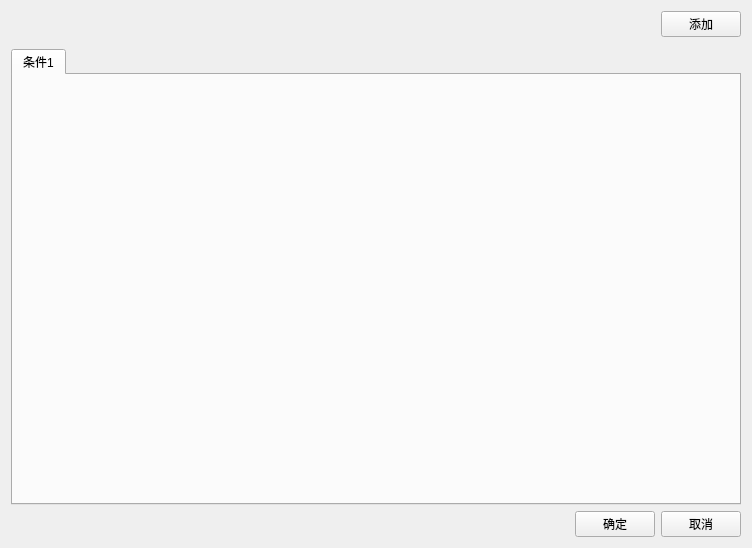
<?xml version="1.0" encoding="UTF-8"?>
<ui version="4.0">
 <class>ConditionWidget</class>
 <widget class="QWidget" name="ConditionWidget">
  <property name="geometry">
   <rect>
    <x>0</x>
    <y>0</y>
    <width>752</width>
    <height>548</height>
   </rect>
  </property>
  <property name="windowTitle">
   <string>Form</string>
  </property>
  <layout class="QGridLayout" name="gridLayout">
   <item row="3" column="0" colspan="2">
    <widget class="QTabWidget" name="tabWidget_condition">
     <property name="currentIndex">
      <number>0</number>
     </property>
     <widget class="QWidget" name="tab">
      <attribute name="title">
       <string>条件1</string>
      </attribute>
      <layout class="QGridLayout" name="gridLayout_2"/>
     </widget>
    </widget>
   </item>
   <item row="2" column="0" colspan="2">
    <widget class="ConditionRelationShipConfigWidget" name="widget_conditionRelationShipConfig" native="true"/>
   </item>
   <item row="4" column="0" colspan="2">
    <layout class="QGridLayout" name="gridLayout_3">
     <item row="0" column="2">
      <widget class="QPushButton" name="pushButton_confirm">
       <property name="text">
        <string>确定</string>
       </property>
      </widget>
     </item>
     <item row="0" column="0">
      <spacer name="horizontalSpacer">
       <property name="orientation">
        <enum>Qt::Horizontal</enum>
       </property>
       <property name="sizeHint" stdset="0">
        <size>
         <width>40</width>
         <height>20</height>
        </size>
       </property>
      </spacer>
     </item>
     <item row="0" column="3">
      <widget class="QPushButton" name="pushButton_cancel">
       <property name="text">
        <string>取消</string>
       </property>
      </widget>
     </item>
    </layout>
   </item>
   <item row="1" column="0" colspan="2">
    <layout class="QGridLayout" name="gridLayout_4" columnstretch="0,0">
     <item row="0" column="1">
      <widget class="QPushButton" name="pushButton_addCondition">
       <property name="sizePolicy">
        <sizepolicy hsizetype="Maximum" vsizetype="Minimum">
         <horstretch>0</horstretch>
         <verstretch>0</verstretch>
        </sizepolicy>
       </property>
       <property name="text">
        <string>添加</string>
       </property>
       <property name="icon">
        <iconset>
         <normaloff>:/pic/add_64px.png</normaloff>:/pic/add_64px.png</iconset>
       </property>
       <property name="flat">
        <bool>false</bool>
       </property>
      </widget>
     </item>
     <item row="0" column="0">
      <widget class="ConditionConfigWidget" name="widget_conditionConfig" native="true"/>
     </item>
    </layout>
   </item>
  </layout>
 </widget>
 <customwidgets>
  <customwidget>
   <class>ConditionConfigWidget</class>
   <extends>QWidget</extends>
   <header>ConditionConfigWidget.h</header>
   <container>1</container>
  </customwidget>
  <customwidget>
   <class>ConditionRelationShipConfigWidget</class>
   <extends>QWidget</extends>
   <header>ConditionRelationShipConfigWidget.h</header>
   <container>1</container>
  </customwidget>
 </customwidgets>
 <resources/>
 <connections/>
</ui>
